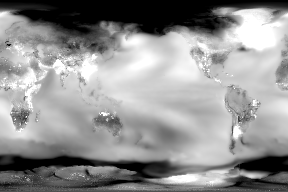
#> input picture foo.tif, 288 x 192 px
$ python sift_flann.py foo.tif ts_ann_cam5.1.jpg
#> lines starting #> are read from the running program, lines starting #| are printed output that depends on the picture
import numpy as np
import cv2
from matplotlib import pyplot as plt
import sys

if not len(sys.argv) == 3:
    print("Usage: frameworkpython sift_plann.py <img1> <img2>")
    exit()

img1 = cv2.imread(sys.argv[1], 0)          # queryImage
#> img1 is the input picture: shape (192, 288); min 0, max 255, mean 145.5
img2 = cv2.imread(sys.argv[2], 0) # trainImage
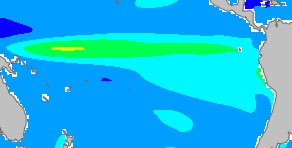
#> input picture ts_ann_cam5.1.jpg, 292 x 148 px
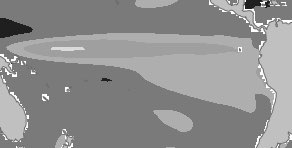
#> img2: shape (148, 292); min 16, max 255, mean 143.6

# Initiate SIFT detector
sift = cv2.xfeatures2d.SIFT_create()

# find the keypoints and descriptors with SIFT
kp1, des1 = sift.detectAndCompute(img1,None)
#> kp1 = 238 keypoints; strongest (x, y, size): (251, 175, 5.3), (253, 28, 25.6), (173, 179, 7.1), (224, 11, 6.7)
kp2, des2 = sift.detectAndCompute(img2,None)
#> kp2 = 92 keypoints; strongest (x, y, size): (263, 2, 1.9), (11, 65, 1.8), (232, 12, 2), (15, 57, 1.9)

# FLANN parameters
FLANN_INDEX_KDTREE = 0
index_params = dict(algorithm = FLANN_INDEX_KDTREE, trees = 5)
search_params = dict(checks=50)   # or pass empty dictionary

flann = cv2.FlannBasedMatcher(index_params,search_params)

matches = flann.knnMatch(des1,des2,k=2)
#> matches = 238 matches

# Need to draw only good matches, so create a mask
matchesMask = [[0,0] for i in xrange(len(matches))]
#> matchesMask = 238 pairs, first value 0 to 0, second value 0 to 0

# ratio test as per Lowe's paper
for i,(m,n) in enumerate(matches):
    if m.distance < 0.7*n.distance:
        matchesMask[i]=[1,0]
#> after the loop, matchesMask = 238 pairs, first value 0 to 1, second value 0 to 0

draw_params = dict(matchColor = (0,255,0),
                   singlePointColor = (255,0,0),
                   matchesMask = matchesMask,
                   flags = 0)
#> draw_params = 4 items

img3 = cv2.drawMatchesKnn(img1,kp1,img2,kp2,matches,None,**draw_params)
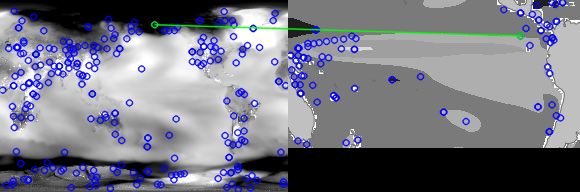
#> img3: shape (192, 580, 3); mean of channels 0, 1, 2 133.4, 120.5, 119.2; drawn as B, G, R

plt.imshow(img3,),plt.show()
